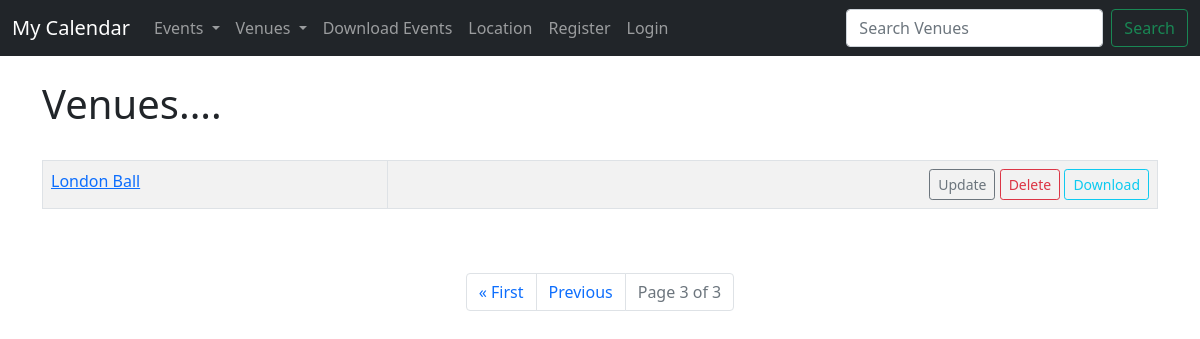
/venues?page=3, run on an earlier commit of the app's database.
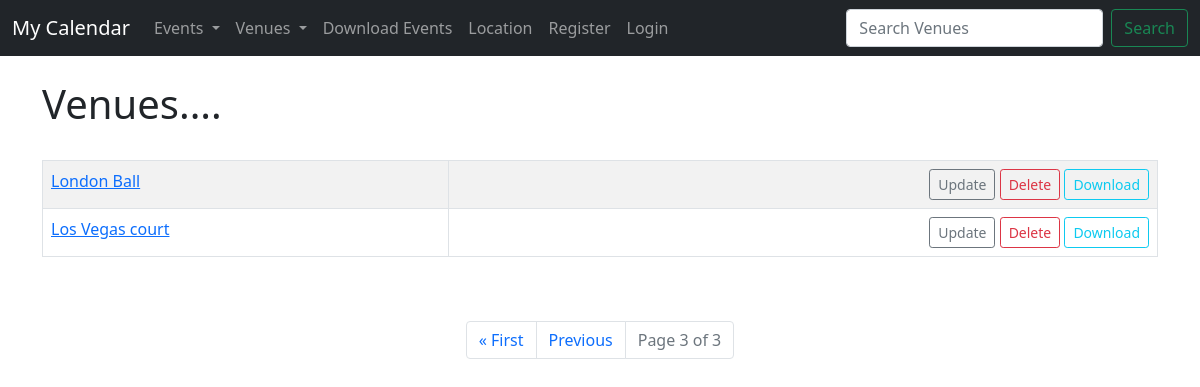
And on a later commit of the database.
### events/models.py (models this page shows)
class Venue(models.Model):
    name = models.CharField(max_length=120)
    address = models.CharField(max_length=360)
    zip_code = models.CharField(max_length=15)
    phone = models.CharField(max_length=25, blank=True)
    web = models.URLField(blank=True)
    email_address = models.EmailField(blank=True)
    def __str__(self): #double underscores
        return self.name

### events/views.py (the view)
# urls.py: path('venues', views.all_venues, name="list-venues"),
def all_venues(request):
    context = {}
    venue_list = Venue.objects.all()
    p = Paginator(venue_list, 2)
    page = request.GET.get('page')
    venues = p.get_page(page)
    nums = "a" * venues.paginator.num_pages
    context = {
        "venue_list": venue_list,
        "venues": venues,
        "nums":nums,
    }
    return render(request, 'events/venue_list.html', context)

### events/templates/events/venue_list.html (shortened to what this page needs)
{% extends 'events/base.html' %}
{% block content %}
<h1> Venues.... </h1>
<br/>
<table class="table table-hover table-striped table-bordered">
{% for venue in venues %}
<tr>
    <td>
        <a href="{% url 'show-venue' venue.id %}">{{venue}}</a>
    </td>
    <td align = "right">
        <a href="{% url 'update-venue' venue.id %}" type="button" class="btn btn-outline-secondary btn-sm">Update</a>
        <a href="{% url 'delete-venue' venue.id %}" type="button" class="btn btn-outline-danger btn-sm">Delete</a>
        <a href="{% url 'venue-text' venue.id %}" type="button" class="btn btn-outline-info btn-sm">Download</a>
    </td>
</tr>
{% endfor %}
</table>
<br/><br/>
<nav aria-label="Page navigation example">
    <ul class="pagination justify-content-center">
    {% if  venues.has_previous %}
        <li class="page-item"><a class="page-link" href="?page=1">&laquo First</a></li>
        <li class="page-item"><a class="page-link" href="?page={{venues.previous_page_number}}">Previous</a></li>
    {% endif %}
    <li class="page-item disabled"><a class="page-link" href="#">
    Page {{venues.number}} of {{venues.paginator.num_pages}}
    </a></li>
    </ul>
  </nav>
{% endblock %}

What changed in the data, as far as the page shows it:
added Venue: name "Los Vegas court"
